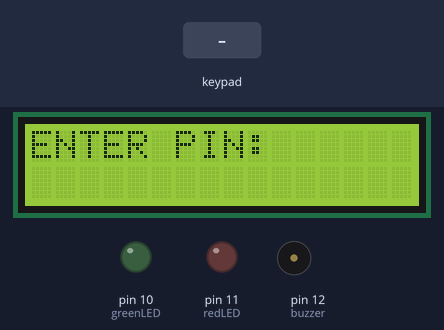
This sketch was run on a simulated Arduino Uno, built with avr-gcc and run on an emulated ATmega328P. Shown: 16×2 character LCD, output pins drawn as LEDs (lit = HIGH), buzzer (waves = sounding). Inputs (shaded band) come from the test bench.

Above: at 1.2 s.
1.3 s: keypad keys 1 2 3 4 pressed 0.4 s apart
At 3.3 s:
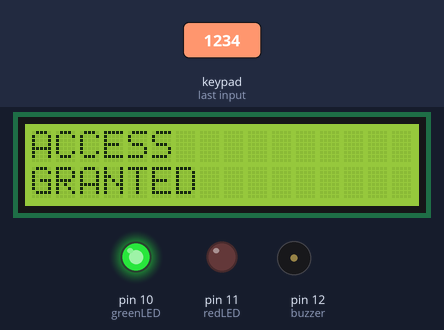
4.4 s: keypad keys 9 8 7 6 pressed 0.4 s apart
At 6.93 s:
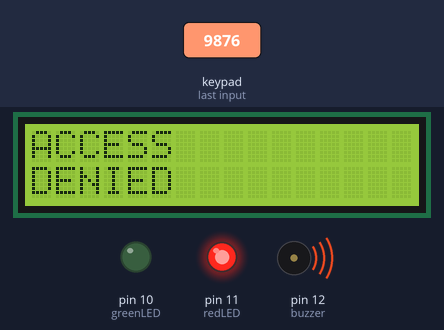
9.0 s: key '1' pressed
At 9.9 s:
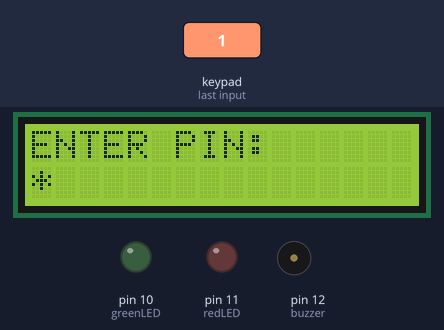
10.5 s: key '2' pressed
At 11.1 s:
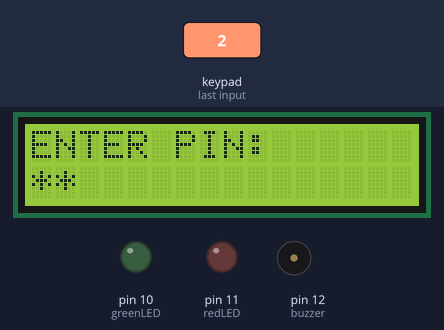
Timing chart, 0 to 13.0 s (numbered marks = the images above; inputs shaded):
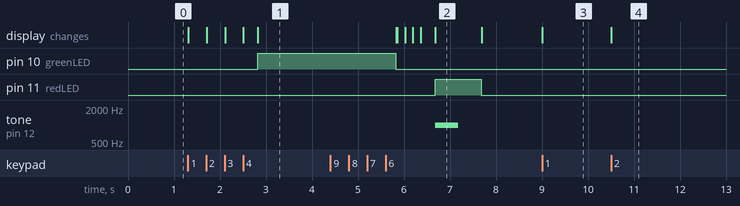

The sketch:

keypad_lcd.ino
```cpp
/*
 * Author      : Puthiyaraj
 * Date        : 05-07-2026
 * Assignment  : Q28 - Keypad + LCD Display
 * Description : Password-protected access system using a 4x4 keypad,
 *               16x2 LCD, LEDs, and buzzer with 10-second lock after
 *               three incorrect PIN attempts.
 */
 #include <Wire.h>
#include <LiquidCrystal_I2C.h>
#include <Keypad.h>

LiquidCrystal_I2C lcd(0x27, 16, 2);

// -------- Keypad --------
const byte ROWS = 4;
const byte COLS = 4;

char keys[ROWS][COLS] = {
  {'1','2','3','A'},
  {'4','5','6','B'},
  {'7','8','9','C'},
  {'*','0','#','D'}
};

byte rowPins[ROWS] = {9, 8, 7, 6};
byte colPins[COLS] = {5, 4, 3, 2};

Keypad keypad = Keypad(makeKeymap(keys), rowPins, colPins, ROWS, COLS);

// -------- LEDs & Buzzer --------
const int greenLED = 10;
const int redLED = 11;
const int buzzer = 12;

// -------- Password --------
String correctPIN = "1234";
String enteredPIN = "";

int wrongAttempts = 0;
bool locked = false;
unsigned long lockTime = 0;

void setup() {

  pinMode(greenLED, OUTPUT);
  pinMode(redLED, OUTPUT);
  pinMode(buzzer, OUTPUT);

  lcd.init();
  lcd.backlight();

  lcd.setCursor(0,0);
  lcd.print("ENTER PIN:");
}

void loop() {

  // Lock for 10 seconds
  if (locked) {

    if (millis() - lockTime < 10000) {

      lcd.setCursor(0,1);
      lcd.print("LOCKED 10 SEC ");

      return;
    }

    locked = false;
    wrongAttempts = 0;

    lcd.clear();
    lcd.print("ENTER PIN:");
    enteredPIN = "";
  }

  char key = keypad.getKey();

  if (key) {

    if (key >= '0' && key <= '9') {

      enteredPIN += key;

      lcd.setCursor(enteredPIN.length()-1,1);
      lcd.print("*");
    }

    if (enteredPIN.length() == 4) {

      delay(300);

      if (enteredPIN == correctPIN) {

        lcd.clear();
        lcd.print("ACCESS");
        lcd.setCursor(0,1);
        lcd.print("GRANTED");

        digitalWrite(greenLED, HIGH);

        delay(3000);

        digitalWrite(greenLED, LOW);

        wrongAttempts = 0;
      }

      else {

        lcd.clear();
        lcd.print("ACCESS");
        lcd.setCursor(0,1);
        lcd.print("DENIED");

        digitalWrite(redLED, HIGH);

        tone(buzzer,1000,500);

        delay(1000);

        digitalWrite(redLED, LOW);

        wrongAttempts++;

        if (wrongAttempts >= 3) {

          locked = true;
          lockTime = millis();

          lcd.clear();
          lcd.print("SYSTEM");
          lcd.setCursor(0,1);
          lcd.print("LOCKED");
        }
      }

      enteredPIN = "";

      if (!locked) {

        lcd.clear();
        lcd.print("ENTER PIN:");
      }
    }
  }
}
```

Measured:
- after the input at 1.3 s, pin 10 (greenLED): LOW → HIGH after 1.5 s; the display: first changes at once (image 1 shows a later state)
- after the input at 4.4 s, pin 11 (redLED): LOW → HIGH after 2.3 s, → LOW 1.0 s later; tone on pin 12 (buzzer): silent → 1000 Hz after 2.3 s, → silent 0.50 s later; the display: first differs from a run without the input after 1.5 s (image 2 shows a later state)
- after the input at 9.0 s, the display: changes at once (image 3)
- after the input at 10.5 s, the display: changes at once (image 4)
- what the display in image 2 shows lasts 1.0 s, from 6.7 s to 7.7 s
